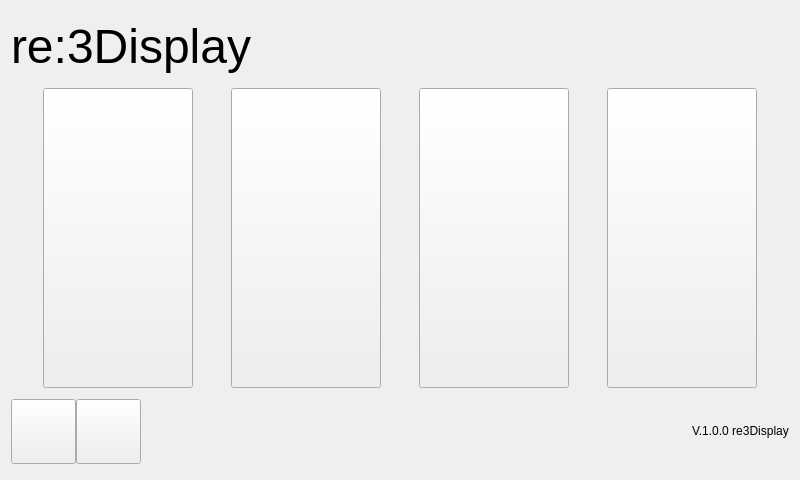
<?xml version="1.0" encoding="UTF-8"?>
<ui version="4.0">
 <class>TouchDisplay</class>
 <widget class="QWidget" name="TouchDisplay">
  <property name="geometry">
   <rect>
    <x>0</x>
    <y>0</y>
    <width>800</width>
    <height>480</height>
   </rect>
  </property>
  <property name="minimumSize">
   <size>
    <width>800</width>
    <height>480</height>
   </size>
  </property>
  <property name="maximumSize">
   <size>
    <width>16777215</width>
    <height>16777215</height>
   </size>
  </property>
  <property name="windowTitle">
   <string>TouchDisplay</string>
  </property>
  <layout class="QVBoxLayout" name="verticalLayout">
   <item>
    <layout class="QHBoxLayout" name="horizontalLayout_3">
     <item>
      <widget class="QLabel" name="Title">
       <property name="sizePolicy">
        <sizepolicy hsizetype="Expanding" vsizetype="Preferred">
         <horstretch>0</horstretch>
         <verstretch>0</verstretch>
        </sizepolicy>
       </property>
       <property name="text">
        <string>&lt;html&gt;&lt;head/&gt;&lt;body&gt;&lt;p&gt;&lt;span style=&quot; font-size:36pt;&quot;&gt;re:3Display&lt;/span&gt;&lt;/p&gt;&lt;/body&gt;&lt;/html&gt;</string>
       </property>
      </widget>
     </item>
     <item>
      <widget class="QLabel" name="re3DIcon">
       <property name="sizePolicy">
        <sizepolicy hsizetype="Fixed" vsizetype="Fixed">
         <horstretch>0</horstretch>
         <verstretch>0</verstretch>
        </sizepolicy>
       </property>
       <property name="maximumSize">
        <size>
         <width>120</width>
         <height>120</height>
        </size>
       </property>
       <property name="text">
        <string/>
       </property>
       <property name="pixmap">
        <pixmap>img/re3d.png</pixmap>
       </property>
       <property name="scaledContents">
        <bool>true</bool>
       </property>
      </widget>
     </item>
    </layout>
   </item>
   <item>
    <layout class="QHBoxLayout" name="horizontalLayout_2">
     <item>
      <widget class="QPushButton" name="Print">
       <property name="sizePolicy">
        <sizepolicy hsizetype="Fixed" vsizetype="Expanding">
         <horstretch>0</horstretch>
         <verstretch>0</verstretch>
        </sizepolicy>
       </property>
       <property name="minimumSize">
        <size>
         <width>150</width>
         <height>150</height>
        </size>
       </property>
       <property name="maximumSize">
        <size>
         <width>150</width>
         <height>300</height>
        </size>
       </property>
       <property name="text">
        <string/>
       </property>
       <property name="icon">
        <iconset>
         <normaloff>img/print.png</normaloff>img/print.png</iconset>
       </property>
       <property name="iconSize">
        <size>
         <width>150</width>
         <height>150</height>
        </size>
       </property>
      </widget>
     </item>
     <item>
      <widget class="QPushButton" name="Control">
       <property name="sizePolicy">
        <sizepolicy hsizetype="Fixed" vsizetype="Expanding">
         <horstretch>0</horstretch>
         <verstretch>0</verstretch>
        </sizepolicy>
       </property>
       <property name="minimumSize">
        <size>
         <width>150</width>
         <height>150</height>
        </size>
       </property>
       <property name="maximumSize">
        <size>
         <width>150</width>
         <height>300</height>
        </size>
       </property>
       <property name="text">
        <string/>
       </property>
       <property name="icon">
        <iconset>
         <normaloff>img/control.png</normaloff>img/control.png</iconset>
       </property>
       <property name="iconSize">
        <size>
         <width>150</width>
         <height>150</height>
        </size>
       </property>
      </widget>
     </item>
     <item>
      <widget class="QPushButton" name="Temperature">
       <property name="sizePolicy">
        <sizepolicy hsizetype="Fixed" vsizetype="Expanding">
         <horstretch>0</horstretch>
         <verstretch>0</verstretch>
        </sizepolicy>
       </property>
       <property name="minimumSize">
        <size>
         <width>150</width>
         <height>150</height>
        </size>
       </property>
       <property name="maximumSize">
        <size>
         <width>150</width>
         <height>300</height>
        </size>
       </property>
       <property name="text">
        <string/>
       </property>
       <property name="icon">
        <iconset>
         <normaloff>img/temperature.png</normaloff>img/temperature.png</iconset>
       </property>
       <property name="iconSize">
        <size>
         <width>150</width>
         <height>150</height>
        </size>
       </property>
      </widget>
     </item>
     <item>
      <widget class="QPushButton" name="Settings">
       <property name="sizePolicy">
        <sizepolicy hsizetype="Fixed" vsizetype="Expanding">
         <horstretch>0</horstretch>
         <verstretch>0</verstretch>
        </sizepolicy>
       </property>
       <property name="minimumSize">
        <size>
         <width>150</width>
         <height>150</height>
        </size>
       </property>
       <property name="maximumSize">
        <size>
         <width>150</width>
         <height>300</height>
        </size>
       </property>
       <property name="text">
        <string/>
       </property>
       <property name="icon">
        <iconset>
         <normaloff>img/settings.png</normaloff>img/settings.png</iconset>
       </property>
       <property name="iconSize">
        <size>
         <width>150</width>
         <height>150</height>
        </size>
       </property>
      </widget>
     </item>
    </layout>
   </item>
   <item>
    <layout class="QHBoxLayout" name="horizontalLayout">
     <property name="spacing">
      <number>0</number>
     </property>
     <item>
      <widget class="QPushButton" name="WifiStatus">
       <property name="sizePolicy">
        <sizepolicy hsizetype="Minimum" vsizetype="Minimum">
         <horstretch>0</horstretch>
         <verstretch>0</verstretch>
        </sizepolicy>
       </property>
       <property name="minimumSize">
        <size>
         <width>65</width>
         <height>65</height>
        </size>
       </property>
       <property name="maximumSize">
        <size>
         <width>65</width>
         <height>65</height>
        </size>
       </property>
       <property name="text">
        <string/>
       </property>
       <property name="icon">
        <iconset>
         <normaloff>img/wifi.png</normaloff>img/wifi.png</iconset>
       </property>
       <property name="iconSize">
        <size>
         <width>65</width>
         <height>65</height>
        </size>
       </property>
      </widget>
     </item>
     <item>
      <widget class="QPushButton" name="DeviceStatus">
       <property name="sizePolicy">
        <sizepolicy hsizetype="Minimum" vsizetype="Minimum">
         <horstretch>0</horstretch>
         <verstretch>0</verstretch>
        </sizepolicy>
       </property>
       <property name="minimumSize">
        <size>
         <width>65</width>
         <height>65</height>
        </size>
       </property>
       <property name="maximumSize">
        <size>
         <width>65</width>
         <height>65</height>
        </size>
       </property>
       <property name="text">
        <string/>
       </property>
       <property name="icon">
        <iconset>
         <normaloff>img/usbstatus.png</normaloff>img/usbstatus.png</iconset>
       </property>
       <property name="iconSize">
        <size>
         <width>65</width>
         <height>65</height>
        </size>
       </property>
      </widget>
     </item>
     <item>
      <spacer name="horizontalSpacer">
       <property name="sizePolicy">
        <sizepolicy hsizetype="Expanding" vsizetype="Minimum">
         <horstretch>0</horstretch>
         <verstretch>0</verstretch>
        </sizepolicy>
       </property>
       <property name="minimumSize">
        <size>
         <width>0</width>
         <height>75</height>
        </size>
       </property>
       <property name="maximumSize">
        <size>
         <width>16777215</width>
         <height>50</height>
        </size>
       </property>
       <property name="orientation">
        <enum>Qt::Horizontal</enum>
       </property>
       <property name="sizeType">
        <enum>QSizePolicy::Expanding</enum>
       </property>
       <property name="sizeHint" stdset="0">
        <size>
         <width>40</width>
         <height>20</height>
        </size>
       </property>
      </spacer>
     </item>
     <item>
      <widget class="QLabel" name="SoftwareVersion">
       <property name="sizePolicy">
        <sizepolicy hsizetype="Preferred" vsizetype="Minimum">
         <horstretch>0</horstretch>
         <verstretch>0</verstretch>
        </sizepolicy>
       </property>
       <property name="minimumSize">
        <size>
         <width>0</width>
         <height>70</height>
        </size>
       </property>
       <property name="maximumSize">
        <size>
         <width>16777215</width>
         <height>70</height>
        </size>
       </property>
       <property name="text">
        <string>V.1.0.0 re3Display</string>
       </property>
      </widget>
     </item>
    </layout>
   </item>
  </layout>
 </widget>
 <resources/>
 <connections/>
</ui>
